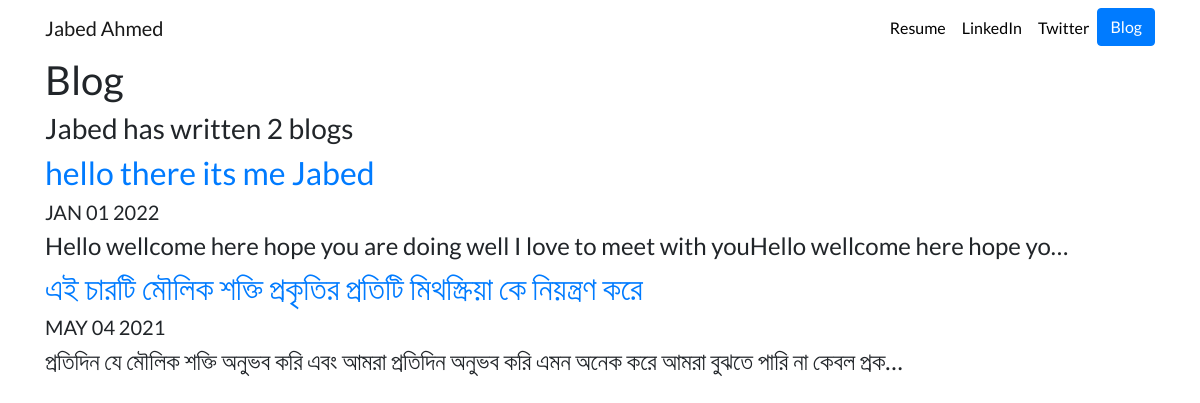
Screenshot of /blog/ with the database file from the repository.
### blog/models.py (models this page shows)
class all_blog(models.Model):
    title = models.CharField(max_length =100)
    description = models.TextField()
    date= models.DateField()

### blog/views.py (the view)
# urls.py: path('',views.all_blogs, name='all_blogs'),
def all_blogs(request):
    blogs = all_blog.objects.order_by('-date')[:5]
    return render (request, 'blog/all_blogs.html', {'blogs':blogs})

### blog/templates/blog/all_blogs.html
{% extends "portfolio/base.html" %}
{% load static %}
{% block content %}
<h1>Blog</h1>
<h3>Jabed has written {{ blogs.count }} blog{{ blogs.count|pluralize }}</h3>
{% for blog in blogs %}
    <a href="{% url 'blog:detail' blog.id %}">
      <h2>{{ blog.title }}</h2>
    </a>
    <h5>{{ blog.date|date:'M d Y'|upper }}</h5>
    <h4>{{ blog.description|striptags|truncatechars:100 }}</h4>
{% endfor %}
{% endblock %}

### portfolio/static/portfolio/custom.css (style rules this page uses)
body { font-family: 'Lato', sans-serif; }

### rows the page displays
all_blog: title "hello there its me Jabed", date "JAN 01 2022", description "Hello wellcome here hope you are doing well I love to meet with youHello wellcome here hope yo…"
all_blog: title "এই চারটি মৌলিক শক্তি প্রকৃতির প্রতিটি মিথস্ক্রিয়া কে নিয়ন্ত্রণ করে", date "MAY 04 2021", description "প্রতিদিন যে মৌলিক শক্তি অনুভব করি এবং আমরা প্রতিদিন অনুভব করি এমন অনেক করে আমরা বুঝতে পারি না কেবল প্রক…"

### other values shown
{{ blogs.count }} "2"
